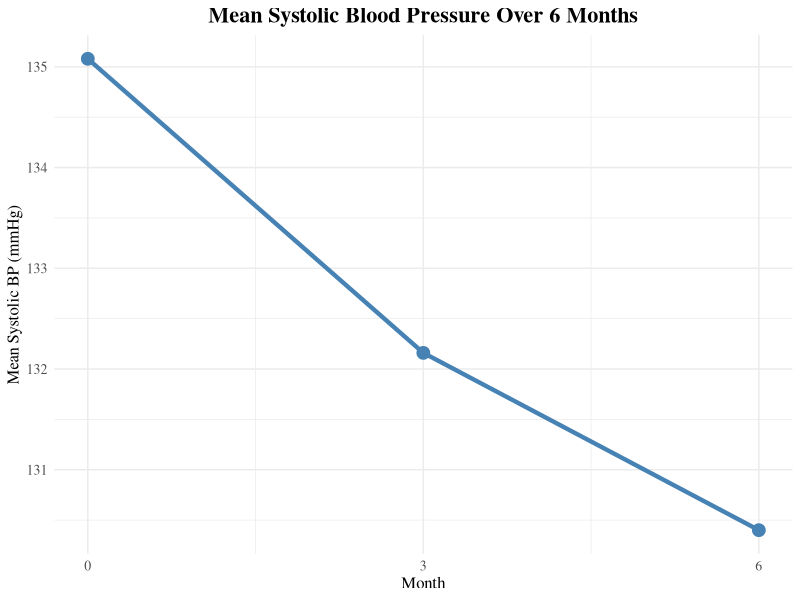
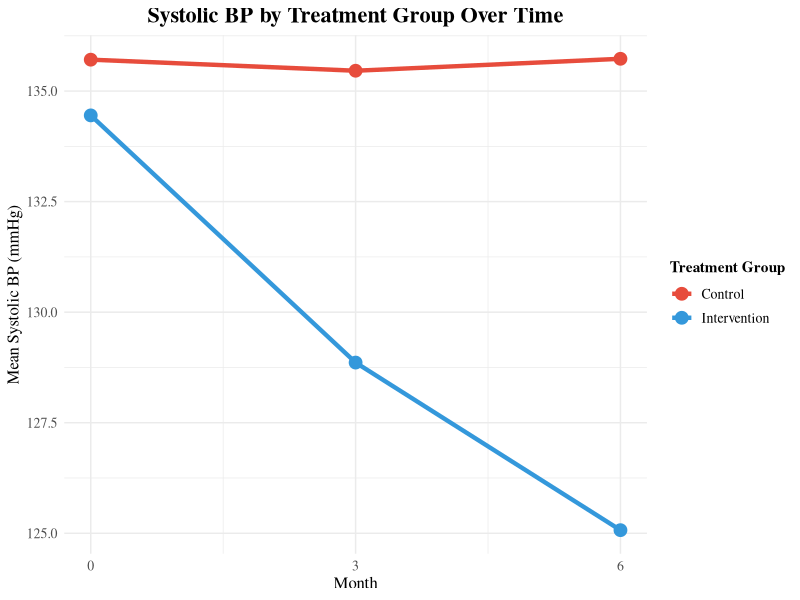
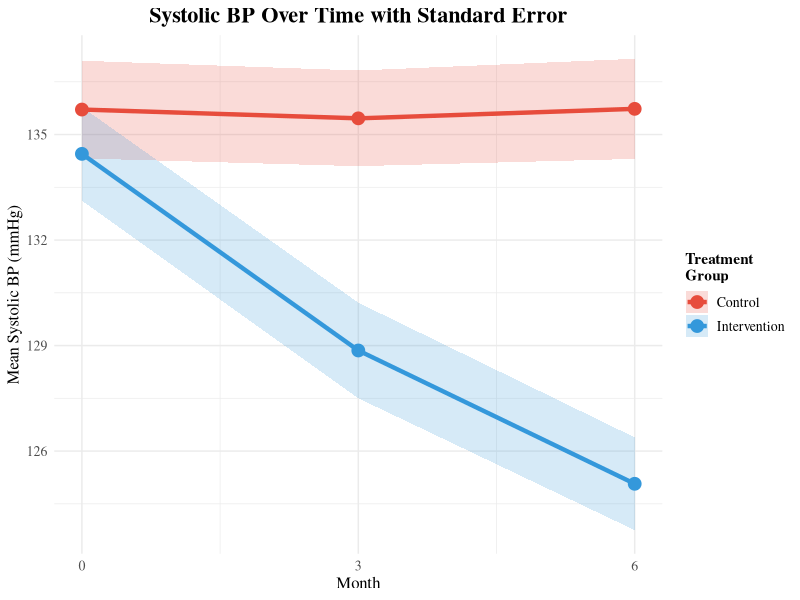

Generate these figures, in order, with R:
## ---- chunk 1
#| echo: false
#| message: false
#| warning: false

library(ggplot2)
library(dplyr)
library(tidyr)
library(readxl)

data <- read_excel("../../data/PublicHealth_BP_Dataset.xlsx")

bp_long <- data %>%
  select(PatientID, TreatmentGroup, SysBP_0m, SysBP_3m, SysBP_6m) %>%
  pivot_longer(cols = starts_with("SysBP"),
               names_to = "TimePoint",
               values_to = "SysBP") %>%
  mutate(Month = case_when(TimePoint == "SysBP_0m" ~ 0,
                           TimePoint == "SysBP_3m" ~ 3,
                           TimePoint == "SysBP_6m" ~ 6))

head(bp_long, 12)
## ---- chunk 2
#| echo: false
#| fig-width: 10
#| fig-height: 6
#| message: false

mean_bp <- bp_long %>%
  group_by(Month) %>%
  summarise(Mean_SysBP = mean(SysBP, na.rm = TRUE))

ggplot(mean_bp, aes(x = Month, y = Mean_SysBP)) +
  geom_line(color = "steelblue", size = 1.5) +
  geom_point(color = "steelblue", size = 4) +
  scale_x_continuous(breaks = c(0, 3, 6)) +
  labs(title = "Mean Systolic Blood Pressure Over 6 Months",
       x = "Month", 
       y = "Mean Systolic BP (mmHg)") +
  theme_minimal(base_family = "serif") +
  theme(plot.title = element_text(hjust = 0.5, size = 16, face = "bold"),
        axis.title = element_text(size = 12),
        axis.text = element_text(size = 10))
## ---- chunk 3
#| echo: false
#| fig-width: 10
#| fig-height: 6
#| message: false

mean_bp_group <- bp_long %>%
  group_by(Month, TreatmentGroup) %>%
  summarise(Mean_SysBP = mean(SysBP, na.rm = TRUE), .groups = "drop")

ggplot(mean_bp_group, aes(x = Month, y = Mean_SysBP, 
                          color = TreatmentGroup, group = TreatmentGroup)) +
  geom_line(size = 1.5) +
  geom_point(size = 4) +
  scale_color_manual(values = c("Control" = "#E74C3C", 
                                 "Intervention" = "#3498DB"),
                     name = "Treatment Group") +
  scale_x_continuous(breaks = c(0, 3, 6)) +
  labs(title = "Systolic BP by Treatment Group Over Time",
       x = "Month", y = "Mean Systolic BP (mmHg)") +
  theme_minimal(base_family = "serif") +
  theme(plot.title = element_text(hjust = 0.5, size = 16, face = "bold"),
        axis.title = element_text(size = 12),
        axis.text = element_text(size = 10),
        legend.title = element_text(size = 11, face = "bold"),
        legend.text = element_text(size = 10))
## ---- chunk 4
#| echo: false
#| fig-width: 10
#| fig-height: 6
#| message: false

bp_summary <- bp_long %>%
  group_by(Month, TreatmentGroup) %>%
  summarise(Mean_SysBP = mean(SysBP, na.rm = TRUE),
            SE = sd(SysBP, na.rm = TRUE) / sqrt(n()),
            .groups = "drop")

ggplot(bp_summary, aes(x = Month, y = Mean_SysBP, 
                       color = TreatmentGroup, fill = TreatmentGroup)) +
  geom_ribbon(aes(ymin = Mean_SysBP - SE, ymax = Mean_SysBP + SE),
              alpha = 0.2, color = NA) +
  geom_line(size = 1.5) +
  geom_point(size = 4) +
  scale_color_manual(values = c("Control" = "#E74C3C", 
                                 "Intervention" = "#3498DB"),
                     name = "Treatment\nGroup") +
  scale_fill_manual(values = c("Control" = "#E74C3C", 
                                "Intervention" = "#3498DB"),
                    name = "Treatment\nGroup") +
  scale_x_continuous(breaks = c(0, 3, 6)) +
  labs(title = "Systolic BP Over Time with Standard Error",
       x = "Month", y = "Mean Systolic BP (mmHg)") +
  theme_minimal(base_family = "serif") +
  theme(plot.title = element_text(hjust = 0.5, size = 16, face = "bold"),
        axis.title = element_text(size = 12),
        axis.text = element_text(size = 10),
        legend.title = element_text(size = 11, face = "bold"),
        legend.text = element_text(size = 10))
